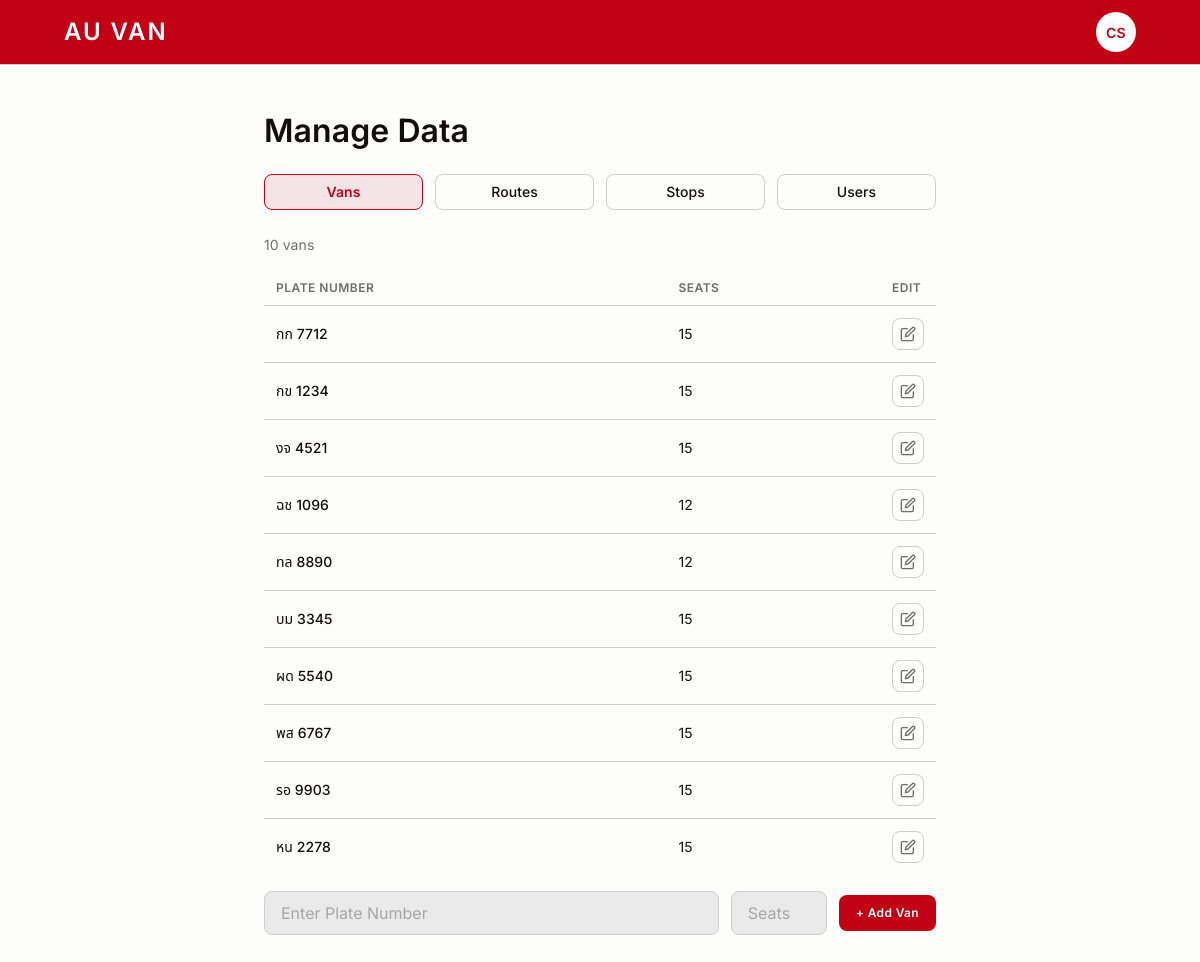
The page /admin-manage.php (signed in) on the database its author committed.
### tables this page shows
CREATE TABLE vans (
    id    INT UNSIGNED     NOT NULL AUTO_INCREMENT,
    plate VARCHAR(20)      NOT NULL,
    seats TINYINT UNSIGNED NOT NULL,
    PRIMARY KEY (id)
);

### includes/db.php (called while the page is built, shortened)
<?php
function db(): mysqli
{
    static $conn = null;
    if ($conn instanceof mysqli) {
        return $conn;
    }
    $conn = new mysqli(DB_HOST, DB_USER, DB_PASS, DB_NAME, DB_PORT);
    $conn->set_charset('utf8mb4');
    return $conn;
}

### includes/vans.php (called while the page is built, shortened)
<?php
require_once __DIR__ . '/db.php';
function get_vans(): array
{
    $vans = [];
    $result = db()->query('SELECT id, plate, seats FROM vans ORDER BY plate');
    while ($row = $result->fetch_assoc()) {
        $vans[(int) $row['id']] = [
            'plate' => $row['plate'],
            'seats' => (int) $row['seats'],
        ];
    }
    return $vans;
}

### public/admin-manage.php (the view, shortened to what this page needs)
<?php
  require_once '../includes/vans.php';
  $editVanId   = isset($_GET['edit_van'])   ? (int) $_GET['edit_van']   : null;
  $vans   = get_vans();
  include '../includes/header.php';
?>
  <main class="page">
    <div class="container">
      <div class="manage">
        <h2>Manage Data</h2>
        <div class="manage-tabs">
          <label class="manage-tab">
            Vans
          </label>
          <label class="manage-tab">
            Routes
          </label>
          <label class="manage-tab">
            Stops
          </label>
          <label class="manage-tab">
            Users
          </label>
        </div>
        <div class="manage-panel manage-panel-vans">
          <div class="manage-panel-head">
            <span class="manage-count"><?= count($vans) ?> vans</span>
          </div>
          <table class="data-table">
            <thead>
              <tr><th>Plate Number</th><th>Seats</th><th class="data-edit-col">Edit</th></tr>
            </thead>
            <tbody>
              <?php foreach ($vans as $vid => $v): ?>
                <?php if ($editVanId === $vid): ?>
                  <tr>
                    <td><input class="input" type="text" name="plate" form="edit-van-<?= $vid ?>" value="<?= htmlspecialchars($v['plate']) ?>"></td>
                    <td><input class="input" type="number" name="seats" form="edit-van-<?= $vid ?>" value="<?= (int) $v['seats'] ?>" min="1" max="50"></td>
                    <td class="data-edit-col">
                      <button type="submit" form="edit-van-<?= $vid ?>" class="btn btn-primary btn-sm">Save</button>
                      <a href="admin-manage.php?tab=vans" class="btn btn-secondary btn-sm">Cancel</a>
                    </td>
                  </tr>
                  <form id="edit-van-<?= $vid ?>" method="POST" action="admin-manage.php">
                    <input type="hidden" name="do" value="edit_van">
                    <input type="hidden" name="id" value="<?= $vid ?>">
                  </form>
                <?php else: ?>
                  <tr>
                    <td class="data-strong"><?= htmlspecialchars($v['plate']) ?></td>
                    <td><?= (int) $v['seats'] ?></td>
                    <td class="data-edit-col">
                      <a class="data-edit" href="admin-manage.php?tab=vans&edit_van=<?= $vid ?>" aria-label="Edit <?= htmlspecialchars($v['plate']) ?>">
                        <svg viewBox="0 0 24 24" fill="none" stroke="currentColor" stroke-width="2"
                             stroke-linecap="round" stroke-linejoin="round" focusable="false">
                          <path d="M11 4H4a2 2 0 0 0-2 2v14a2 2 0 0 0 2 2h14a2 2 0 0 0 2-2v-7"></path>
                          <path d="M18.5 2.5a2.12 2.12 0 0 1 3 3L12 15l-4 1 1-4Z"></path>
                        </svg>
                      </a>
                    </td>
                  </tr>
                <?php endif; ?>
              <?php endforeach; ?>
            </tbody>
          </table>
          <form class="manage-add" method="POST" action="admin-manage.php">
            <input class="input" type="text" name="plate" placeholder="Enter Plate Number" autocomplete="off">
            <input class="input manage-add-num" type="number" name="seats" placeholder="Seats" min="1" autocomplete="off">
            <button class="btn btn-primary btn-sm" type="submit">+ Add Van</button>
          </form>
        </div>
      </div>
    </div>
  </main>
<?php include '../includes/footer.php'; ?>

### rows shown on the page
vans: plate "กก 7712", seats "15"
vans: plate "กข 1234", seats "15"
vans: plate "งจ 4521", seats "15"
vans: plate "ฉช 1096", seats "12"
vans: plate "ทล 8890", seats "12"
vans: plate "บม 3345", seats "15"
vans: plate "ผด 5540", seats "15"
vans: plate "พส 6767", seats "15"
vans: plate "รอ 9903", seats "15"
vans: plate "หน 2278", seats "15"

### other values the page prints
$initials "CS"
count($vans) "10"
